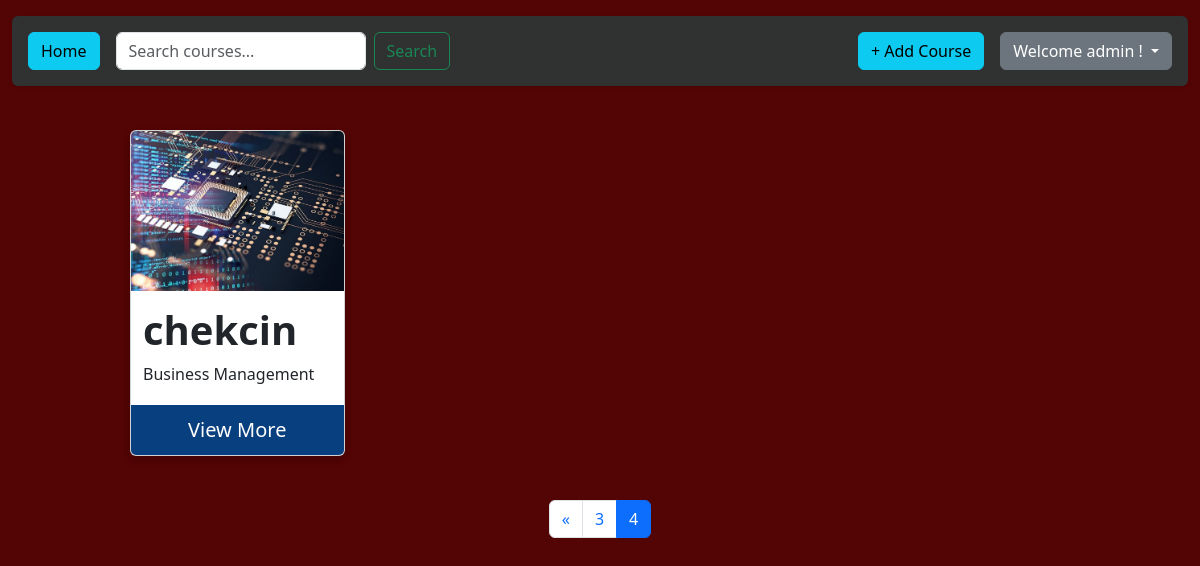
Page /courses/?page=4 (signed in) on the committed database.
### cards/models.py (models this page shows, shortened)
class Course(models.Model):
    statuschoices=[
         ("active","ACTIVE"),
         ("inactive","INACTIVE")
    ]
    course_name=models.CharField(max_length=50,unique=True)
    subjects=models.ManyToManyField(Subject,related_name="courses")
    image=models.ImageField(upload_to="course/")
    status=models.CharField(
         choices=statuschoices,
         default="active"
    )
    created_at=models.DateTimeField(auto_now_add=True)
    updated_at=models.DateTimeField(auto_now=True)
    description=models.TextField()

class Subject(models.Model):
    subject=models.CharField(max_length=50)
    def __str__(self):
        return f"{self.subject}"

### cards/views.py (the view)
# urls.py: path('courses/',views.courseview,name="courseview"),
@login_required(login_url='/login/')
def courseview(request):
    search_query=request.GET.get('q','')
    if request.user.is_superuser:
        courses=Course.objects.prefetch_related("subjects").all()
    else:
        courses=Course.objects.prefetch_related("subjects").exclude(status="inactive")
    if search_query:
        courses=courses.filter(course_name__startswith=search_query)
    paginator=Paginator(courses,3)
    page_number = request.GET.get("page")
    page_obj = paginator.get_page(page_number)
    if request.method =="POST":
        print(request.POST)
        if 'changepassword' in request.POST:
            form=CourseForm()
            passform=ChangePassword(user=request.user,data=request.POST)
            if passform.is_valid():
                passform.save()
                return JsonResponse({"status":"success"})
            else:
                return JsonResponse({"status":"error","errors":passform.errors},status=400)
        else:
            passform=ChangePassword(user=request.user)
            form=CourseForm(request.POST,request.FILES)
            if form.is_valid():
                form.save()
                return JsonResponse({"status": "success"})
            else:
                return JsonResponse({"status": "error", "errors": form.errors}, status=400)
    else:
        form=CourseForm()
        passform=ChangePassword(user=request.user)
    context={
        "courses":page_obj,
        "form":form,
        "query":search_query,
        "passform":passform
    }
    return render(request,"course.html",context)

### cards/forms.py (shortened to what this page needs)
class CourseForm(forms.ModelForm):
    class Meta:
        model=Course
        fields=["course_name","subjects","image","status","description"]
        error_messages={
            "subjects":{
                "required":"Select atleast 1 subject"
            }
        }
        widgets={
            "course_name":forms.TextInput(attrs={
                "class":"form-control",
                "placeholder":"Enter Course Name"
            }),
            "subjects":forms.CheckboxSelectMultiple(attrs={
                            "class":"form-check-label"
                        }),
            "image":forms.FileInput(attrs={
                            "class":"form-control",
                            'accept': 'image/*'
                        }),
            "status":forms.RadioSelect(attrs={
                            "class":"form-check-label"
                        }),
            "description":forms.Textarea(attrs={
                            "class":"form-control",
                            "placeholder":"Add Description*",
                            "required":True
                        }),
        }

class ChangePassword(PasswordChangeForm):
    def __init__(self, user, *args, **kwargs):
        super().__init__(user, *args, **kwargs)
        PasswordChangeForm.error_messages={
            "password_incorrect":"Doesnt match your Current Password.",
            "password_mismatch":"Doesn't match your New Password."
        }
        print(self.error_messages)
        self.fields['old_password'].widget.attrs.update(
            {
                'class':'form-control',
                'placeholder':'current password'
            }
        )
        self.fields['new_password1'].widget.attrs.update(
                    {
                        'class':'form-control',
                        'placeholder':'new password'
                    }
                )
        self.fields['new_password2'].widget.attrs.update(
                            {
                                'class':'form-control',
                                'placeholder':'confirm password'
                            }
                        )

### cards/templates/course.html (shortened to what this page needs)
{% load static %}
<!DOCTYPE html>
<html lang="en">
<head>
    <link rel="stylesheet" href="{% static 'css/style.css' %}">
    <link href="https://cdn.jsdelivr.net/npm/bootstrap@5.3.3/dist/css/bootstrap.min.css" rel="stylesheet">
</head>
<body style="background-color: rgb(83 4 4);">
<div class="container-fluid mt-3">
    <nav class="navbar navbar-expand-lg rounded p-3 mb-4 shadow-sm" style="background-color: #303131;">
        <div class="container-fluid d-flex flex-wrap justify-content-between align-items-center p-0">
            <div class="d-flex align-items-center gap-3">
                <a href="{% url 'courseview'%}">
                    <button type="button" class="btn btn-info explicit">Home</button>
                </a>
                <form method="GET" class="d-flex m-0">
                    <input class="form-control me-2" type="search" name="q" value="{{ query }}" placeholder="Search courses..." style="width: 250px;">
                    <button class="btn btn-outline-success" type="submit">Search</button>
                </form>
            </div>
            <div class="d-flex align-items-center gap-3 mt-3 mt-lg-0">
                {% if user.is_staff or user.is_superuser %}
                <button type="button" class="btn btn-info explicit" data-bs-toggle="modal" data-bs-target="#myModal">
                    + Add Course
                </button>
                {% endif %}
                <div class="dropdown">
                    <button class="btn btn-secondary dropdown-toggle" type="button" data-bs-toggle="dropdown" aria-expanded="false">
                        Welcome {{request.user}} !
                    </button>
                </div>
            </div>
        </div>
    </nav>
</div>
<div class="courses-grid">
    {% for course in courses %}
    <div class="card">
        <img src="{{course.image.url}}" alt="courses-image" style="width:100%">
        <div class="container">
            <h1><b>{{course.course_name}}</b></h1>
            {% for subject in course.subjects.all %}
                <p class="subjects">{{subject.subject}}</p>
            {% endfor %}
        </div>
        <a href="{% url 'coursedetail' course.pk %}" class="btn-wrapper" style="margin-top: auto">
            <button id="explicit">View More</button>
        </a>
    </div>
    {% endfor %}
</div>
<div class="d-flex justify-content-center mt-4 mb-5">
    <nav aria-label="Page navigation">
        <ul class="pagination">
            {% if courses.has_previous %}
            <li class="page-item">
                <a class="page-link" href="?page={{courses.previous_page_number}}" aria-label="Previous">
                    <span aria-hidden="true">&laquo;</span>
                </a>
            </li>
            <li class="page-item"><a class="page-link" href="?page={{courses.previous_page_number}}">{{courses.previous_page_number}}</a></li>
            {% endif %}
            <li class="page-item active"><a class="page-link" href="?page={{courses.number}}">{{courses.number}}</a></li>
        </ul>
    </nav>
</div>
</body>
</html>

### cards/static/css/style.css (style rules this page uses)
.courses-grid { display: grid; grid-template-columns: repeat(3, 1fr); gap: 30px; padding: 20px; margin-left: 110px; }
.card { box-shadow: 0 4px 8px 0 rgba(0,0,0,0.2); border-radius: 5px; display: flex; flex-direction: column; overflow: hidden; width: 65%; }
.card img { width: 100%; height: 160px; object-fit: cover; }
.container { padding: 15px; flex-grow: 1; }
.btn-wrapper { margin-top: auto; width: 100%; }
#explicit { background-color: rgb(8, 63, 126); font-size: 20px; color: white; padding: 10px; width: 100%; border: none; cursor: pointer; }
.subjects { margin-bottom: 4px; }

### rows in the picture
Course: image (picture), course_name "chekcin"
Subject: subject "Business Management"

### other values in the picture
{{ request.user }} "admin"
{{ courses.previous_page_number }} "3"
{{ courses.number }} "4"
